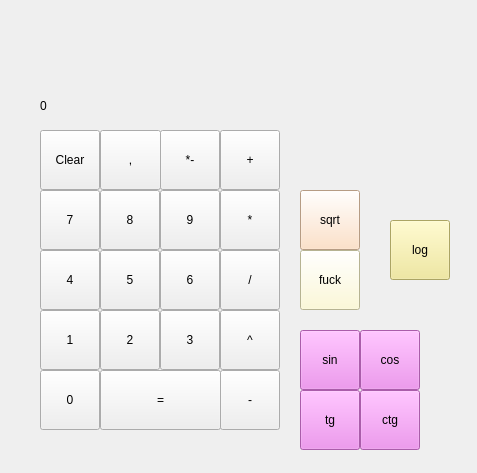
<?xml version="1.0" encoding="UTF-8"?>
<ui version="4.0">
 <class>MainWindow</class>
 <widget class="QMainWindow" name="MainWindow">
  <property name="geometry">
   <rect>
    <x>0</x>
    <y>0</y>
    <width>477</width>
    <height>473</height>
   </rect>
  </property>
  <property name="windowTitle">
   <string>MainWindow</string>
  </property>
  <widget class="QWidget" name="centralWidget">
   <widget class="QLabel" name="result_show">
    <property name="geometry">
     <rect>
      <x>40</x>
      <y>80</y>
      <width>241</width>
      <height>51</height>
     </rect>
    </property>
    <property name="styleSheet">
     <string notr="true">background_color:white;</string>
    </property>
    <property name="text">
     <string>0</string>
    </property>
   </widget>
   <widget class="QPushButton" name="pushButton_plus">
    <property name="geometry">
     <rect>
      <x>220</x>
      <y>130</y>
      <width>60</width>
      <height>60</height>
     </rect>
    </property>
    <property name="text">
     <string>+</string>
    </property>
   </widget>
   <widget class="QPushButton" name="pushButton_min">
    <property name="geometry">
     <rect>
      <x>160</x>
      <y>130</y>
      <width>60</width>
      <height>60</height>
     </rect>
    </property>
    <property name="text">
     <string>*-</string>
    </property>
   </widget>
   <widget class="QPushButton" name="pushButton_ravn">
    <property name="enabled">
     <bool>true</bool>
    </property>
    <property name="geometry">
     <rect>
      <x>100</x>
      <y>370</y>
      <width>121</width>
      <height>60</height>
     </rect>
    </property>
    <property name="autoFillBackground">
     <bool>false</bool>
    </property>
    <property name="styleSheet">
     <string notr="true">colore:red;</string>
    </property>
    <property name="text">
     <string>=</string>
    </property>
   </widget>
   <widget class="QPushButton" name="pushButton_8">
    <property name="geometry">
     <rect>
      <x>100</x>
      <y>190</y>
      <width>60</width>
      <height>60</height>
     </rect>
    </property>
    <property name="text">
     <string>8</string>
    </property>
   </widget>
   <widget class="QPushButton" name="pushButton_9">
    <property name="geometry">
     <rect>
      <x>160</x>
      <y>190</y>
      <width>60</width>
      <height>60</height>
     </rect>
    </property>
    <property name="text">
     <string>9</string>
    </property>
   </widget>
   <widget class="QPushButton" name="pushButton_umn">
    <property name="geometry">
     <rect>
      <x>220</x>
      <y>190</y>
      <width>60</width>
      <height>60</height>
     </rect>
    </property>
    <property name="text">
     <string>*</string>
    </property>
   </widget>
   <widget class="QPushButton" name="pushButton_5">
    <property name="geometry">
     <rect>
      <x>100</x>
      <y>250</y>
      <width>60</width>
      <height>60</height>
     </rect>
    </property>
    <property name="text">
     <string>5</string>
    </property>
   </widget>
   <widget class="QPushButton" name="pushButton_6">
    <property name="geometry">
     <rect>
      <x>160</x>
      <y>250</y>
      <width>60</width>
      <height>60</height>
     </rect>
    </property>
    <property name="text">
     <string>6</string>
    </property>
   </widget>
   <widget class="QPushButton" name="pushButton_del">
    <property name="geometry">
     <rect>
      <x>220</x>
      <y>250</y>
      <width>60</width>
      <height>60</height>
     </rect>
    </property>
    <property name="text">
     <string>/</string>
    </property>
   </widget>
   <widget class="QPushButton" name="pushButton_2">
    <property name="geometry">
     <rect>
      <x>100</x>
      <y>310</y>
      <width>60</width>
      <height>60</height>
     </rect>
    </property>
    <property name="text">
     <string>2</string>
    </property>
   </widget>
   <widget class="QPushButton" name="pushButton_3">
    <property name="geometry">
     <rect>
      <x>160</x>
      <y>310</y>
      <width>60</width>
      <height>60</height>
     </rect>
    </property>
    <property name="palette">
     <palette>
      <active>
       <colorrole role="Highlight">
        <brush brushstyle="SolidPattern">
         <color alpha="255">
          <red>215</red>
          <green>129</green>
          <blue>123</blue>
         </color>
        </brush>
       </colorrole>
      </active>
      <inactive>
       <colorrole role="Highlight">
        <brush brushstyle="SolidPattern">
         <color alpha="255">
          <red>215</red>
          <green>129</green>
          <blue>123</blue>
         </color>
        </brush>
       </colorrole>
      </inactive>
      <disabled>
       <colorrole role="Highlight">
        <brush brushstyle="SolidPattern">
         <color alpha="255">
          <red>0</red>
          <green>120</green>
          <blue>215</blue>
         </color>
        </brush>
       </colorrole>
      </disabled>
     </palette>
    </property>
    <property name="autoFillBackground">
     <bool>false</bool>
    </property>
    <property name="text">
     <string>3</string>
    </property>
   </widget>
   <widget class="QPushButton" name="pushButton_step">
    <property name="geometry">
     <rect>
      <x>220</x>
      <y>310</y>
      <width>60</width>
      <height>60</height>
     </rect>
    </property>
    <property name="text">
     <string>^</string>
    </property>
   </widget>
   <widget class="QPushButton" name="pushButton_1">
    <property name="geometry">
     <rect>
      <x>40</x>
      <y>310</y>
      <width>60</width>
      <height>60</height>
     </rect>
    </property>
    <property name="text">
     <string>1</string>
    </property>
   </widget>
   <widget class="QPushButton" name="pushButton_4">
    <property name="geometry">
     <rect>
      <x>40</x>
      <y>250</y>
      <width>60</width>
      <height>60</height>
     </rect>
    </property>
    <property name="text">
     <string>4</string>
    </property>
   </widget>
   <widget class="QPushButton" name="pushButton_7">
    <property name="geometry">
     <rect>
      <x>40</x>
      <y>190</y>
      <width>60</width>
      <height>60</height>
     </rect>
    </property>
    <property name="text">
     <string>7</string>
    </property>
   </widget>
   <widget class="QPushButton" name="pushButton_clear">
    <property name="geometry">
     <rect>
      <x>40</x>
      <y>130</y>
      <width>60</width>
      <height>60</height>
     </rect>
    </property>
    <property name="text">
     <string>Clear</string>
    </property>
   </widget>
   <widget class="QPushButton" name="pushButton_0">
    <property name="geometry">
     <rect>
      <x>40</x>
      <y>370</y>
      <width>60</width>
      <height>60</height>
     </rect>
    </property>
    <property name="text">
     <string>0</string>
    </property>
   </widget>
   <widget class="QPushButton" name="pushButton_tochk">
    <property name="geometry">
     <rect>
      <x>100</x>
      <y>130</y>
      <width>61</width>
      <height>60</height>
     </rect>
    </property>
    <property name="text">
     <string>,</string>
    </property>
   </widget>
   <widget class="QPushButton" name="pushButton_minus">
    <property name="geometry">
     <rect>
      <x>220</x>
      <y>370</y>
      <width>60</width>
      <height>60</height>
     </rect>
    </property>
    <property name="text">
     <string>-</string>
    </property>
   </widget>
   <widget class="QPushButton" name="pushButton_sqrt">
    <property name="geometry">
     <rect>
      <x>300</x>
      <y>190</y>
      <width>60</width>
      <height>60</height>
     </rect>
    </property>
    <property name="styleSheet">
     <string notr="true">background-color:#FFDAB9;</string>
    </property>
    <property name="text">
     <string>sqrt</string>
    </property>
   </widget>
   <widget class="QPushButton" name="pushButton_fuck">
    <property name="geometry">
     <rect>
      <x>300</x>
      <y>250</y>
      <width>60</width>
      <height>60</height>
     </rect>
    </property>
    <property name="styleSheet">
     <string notr="true">background-color:#FFFACD;</string>
    </property>
    <property name="text">
     <string>fuck</string>
    </property>
   </widget>
   <widget class="QPushButton" name="pushButton_sin">
    <property name="geometry">
     <rect>
      <x>300</x>
      <y>330</y>
      <width>60</width>
      <height>60</height>
     </rect>
    </property>
    <property name="styleSheet">
     <string notr="true">background-color:#EE82EE;</string>
    </property>
    <property name="text">
     <string>sin</string>
    </property>
   </widget>
   <widget class="QPushButton" name="pushButton_cos">
    <property name="geometry">
     <rect>
      <x>360</x>
      <y>330</y>
      <width>60</width>
      <height>60</height>
     </rect>
    </property>
    <property name="styleSheet">
     <string notr="true">background-color:#EE82EE;</string>
    </property>
    <property name="text">
     <string>cos</string>
    </property>
   </widget>
   <widget class="QPushButton" name="pushButton_tg">
    <property name="geometry">
     <rect>
      <x>300</x>
      <y>390</y>
      <width>60</width>
      <height>60</height>
     </rect>
    </property>
    <property name="styleSheet">
     <string notr="true">background-color:#EE82EE;</string>
    </property>
    <property name="text">
     <string>tg</string>
    </property>
   </widget>
   <widget class="QPushButton" name="pushButton_ctg">
    <property name="geometry">
     <rect>
      <x>360</x>
      <y>390</y>
      <width>60</width>
      <height>60</height>
     </rect>
    </property>
    <property name="styleSheet">
     <string notr="true">background-color:#EE82EE;</string>
    </property>
    <property name="text">
     <string>ctg</string>
    </property>
   </widget>
   <widget class="QPushButton" name="pushButton_log">
    <property name="geometry">
     <rect>
      <x>390</x>
      <y>220</y>
      <width>60</width>
      <height>60</height>
     </rect>
    </property>
    <property name="styleSheet">
     <string notr="true">background-color:#F0E68C;</string>
    </property>
    <property name="text">
     <string>log</string>
    </property>
   </widget>
  </widget>
 </widget>
 <layoutdefault spacing="6" margin="11"/>
 <resources/>
 <connections/>
</ui>
